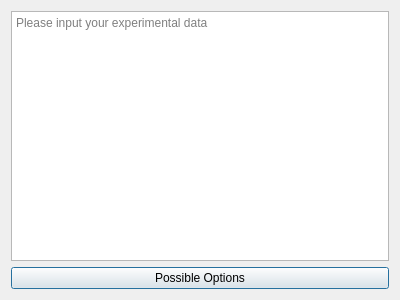
<?xml version="1.0" encoding="UTF-8"?>
<ui version="4.0">
 <class>Options</class>
 <widget class="QDialog" name="Options">
  <property name="geometry">
   <rect>
    <x>0</x>
    <y>0</y>
    <width>400</width>
    <height>300</height>
   </rect>
  </property>
  <property name="windowTitle">
   <string>Options</string>
  </property>
  <layout class="QVBoxLayout" name="verticalLayout_2">
   <item>
    <layout class="QVBoxLayout" name="verticalLayout">
     <item>
      <widget class="QPlainTextEdit" name="InputInformation">
       <property name="placeholderText">
        <string>Please input your experimental data</string>
       </property>
      </widget>
     </item>
     <item>
      <widget class="QPushButton" name="PossibleOptions">
       <property name="text">
        <string>Possible Options</string>
       </property>
      </widget>
     </item>
    </layout>
   </item>
  </layout>
 </widget>
 <resources/>
 <connections/>
</ui>
